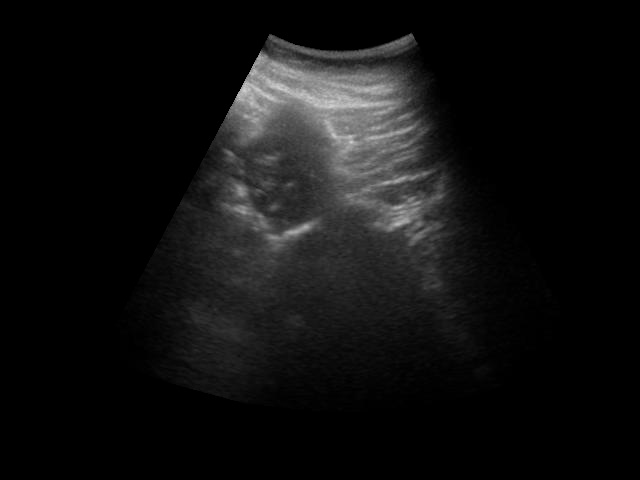
%> input picture a12.jpg, 640 x 480 px
$ octave main_snr.m   (GNU Octave 9; MATLAB toolbox functions it lacks are replaced by stand-ins)
%> lines starting %> are read from the running program, lines starting %| are printed output that depends on the picture
%> further down, img is the input picture: size 480x640 uint8; min 0, max 210, mean 16.3
### Designed_Filter/srad_filter.m
function filtered_img = srad_filter(img, kappa, lambda, iterations, epsilon)
%> called with kappa = 10, lambda = 0.1, iterations = 10, epsilon = 1e-06
    [rows, cols] = size(img);
%> rows = 480; cols = 640
    filtered_img = img; % Initialize filtered image

    for t = 1:iterations
        north = [filtered_img(1, :); filtered_img(1:end-1, :)] - filtered_img;
        south = [filtered_img(2:end, :); filtered_img(end, :)] - filtered_img;
        west = [filtered_img(:, 1), filtered_img(:, 1:end-1)] - filtered_img;
        east = [filtered_img(:, 2:end), filtered_img(:, end)] - filtered_img;

        mean_squared = mean(filtered_img(:).^2);
        variance = mean((filtered_img(:) - mean_squared).^2);
        q0_squared = variance / (mean_squared^2 + epsilon);

        c_north = exp(-((north ./ (filtered_img + epsilon)).^2) ./ (kappa * q0_squared + epsilon));
        c_south = exp(-((south ./ (filtered_img + epsilon)).^2) ./ (kappa * q0_squared + epsilon));
        c_west = exp(-((west ./ (filtered_img + epsilon)).^2) ./ (kappa * q0_squared + epsilon));
        c_east = exp(-((east ./ (filtered_img + epsilon)).^2) ./ (kappa * q0_squared + epsilon));

        diffusion = lambda * (c_north .* north + c_south .* south + c_west .* west + c_east .* east);
        filtered_img = filtered_img + diffusion;
    end
%> this loop made 10 passes
%> (mean_squared, variance, q0_squared) on passes 1 to 10: (0.0233, 0.0208, 38.4), (0.0222, 0.0198, 40.26), (0.0218, 0.0195, 40.91), (0.0216, 0.0193, 41.23), (0.0215, 0.0193, 41.42), (0.0215, 0.0192, 41.55), (0.0214, 0.0191, 41.66), (0.0214, 0.0191, 41.74), (0.0213, 0.0191, 41.82), (0.0213, 0.019, 41.88)
%> pass 1, in srad_filter, `east = [filtered_img(:, 2:end), filtered_img(:, end)] - filtered_img;`:
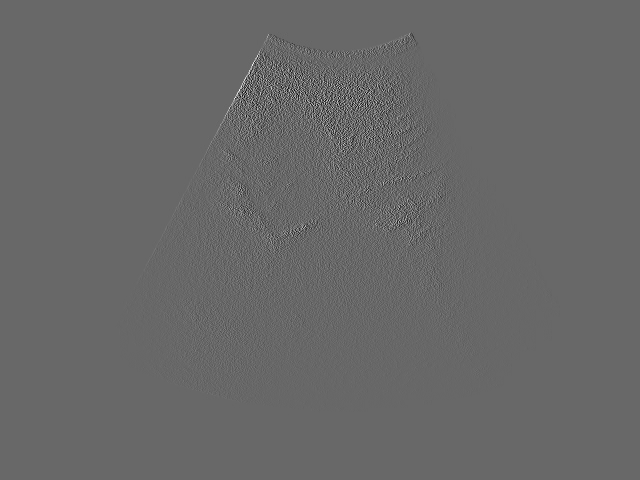
%> east: size 480x640 double; min -0.637, max 0.924, mean 1.2e-20; drawn with min black and max white
end

### Designed_Filter/wavelet_decomposition.m
function wavelet_img = wavelet_decomposition(img, wavelet_type, level)
%> called with wavelet_type = 'db1', level = 3
    if level >= 1
        [cA1, cH1, cV1, cD1] = dwt2(img, wavelet_type);
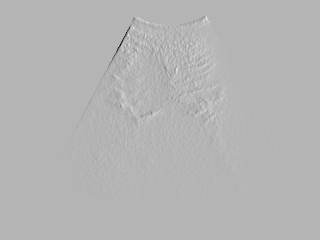
%> cV1: size 240x320 double; min -0.312, max 0.128, mean 3.1e-06; drawn with min black and max white
    end

    if level >= 2
        [cA2, cH2, cV2, cD2] = dwt2(cA1, wavelet_type);
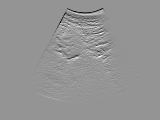
%> cH2: size 120x160 double; min -0.434, max 0.312, mean -1.74e-05; drawn with min black and max white
        cA1_reconstructed = idwt2(cA2, cH2, cV2, cD2, wavelet_type);
    else
        cA1_reconstructed = cA1;
    end

    wavelet_img = idwt2(cA1_reconstructed, cH1, cV1, cD1, wavelet_type);
end

### Designed_Filter/guided_filter.m
function guided_img = guided_filter(I, P, radius, epsilon)
%> called with radius = 5, epsilon = 1e-05
    % I: Guidance image (input image)
    % P: Filtering image (input image)
    % radius: Window radius
    % epsilon: Regularization parameter

    [rows, cols] = size(I);
    N = box_filter(ones(rows, cols), radius);

    mean_I = box_filter(I, radius) ./ N;
    mean_P = box_filter(P, radius) ./ N;
    corr_I = box_filter(I .* I, radius) ./ N;
    corr_IP = box_filter(I .* P, radius) ./ N;

    var_I = corr_I - mean_I .* mean_I;
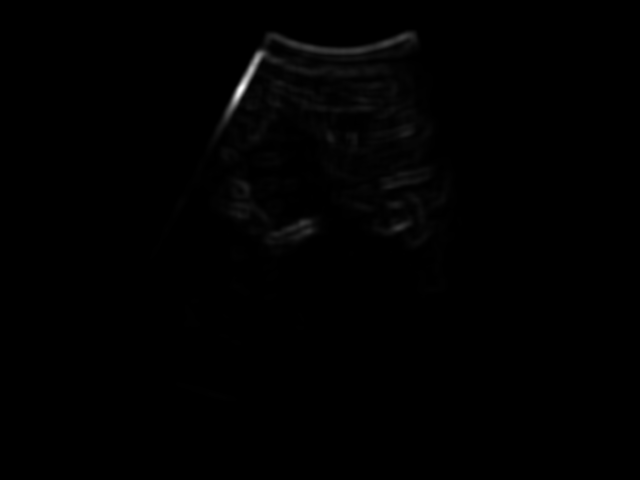
%> var_I: size 480x640 double; min 0, max 0.111, mean 0.000579; drawn with min black and max white
    cov_IP = corr_IP - mean_I .* mean_P;

    a = cov_IP ./ (var_I + epsilon);
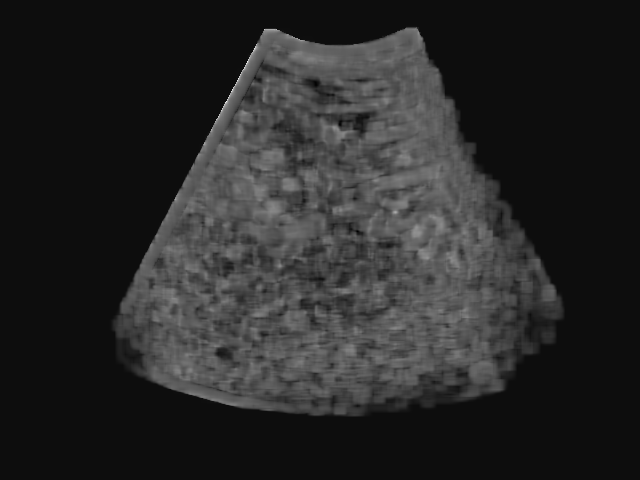
%> a: size 480x640 double; min -0.168, max 3.04, mean 0.339; drawn with min black and max white
    b = mean_P - a .* mean_I;

    mean_a = box_filter(a, radius) ./ N;
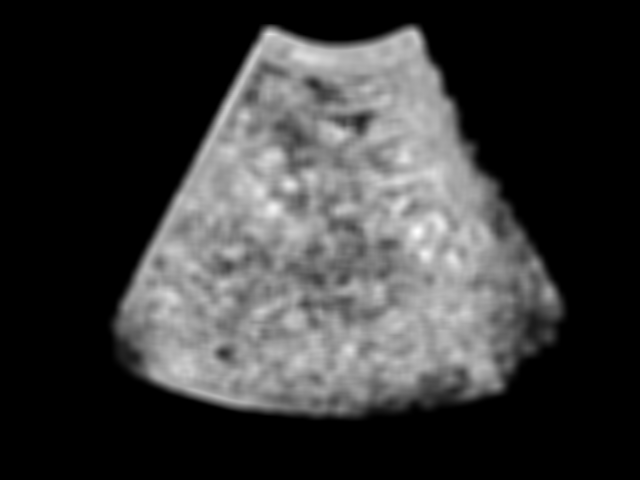
%> mean_a: size 480x640 double; min 0, max 1.5, mean 0.339; drawn with min black and max white
    mean_b = box_filter(b, radius) ./ N;
%> call 7 of box_filter, with radius = 5
%> in box_filter (call 7), `result = conv2(img, kernel, 'same');`:
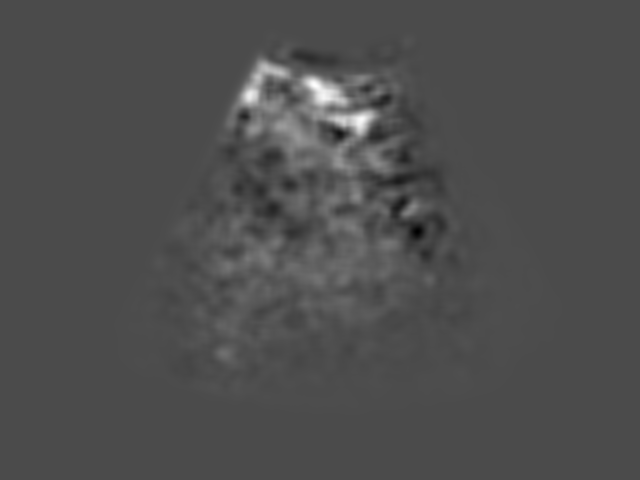
%> result: size 480x640 double; min -21.22, max 50.4, mean 0.9; drawn with min black and max white

    guided_img = mean_a .* I + mean_b;
end

function result = box_filter(img, radius)
    % Fast box filter for mean calculation
    kernel = ones(2*radius + 1, 2*radius + 1);
    result = conv2(img, kernel, 'same');
end

### Designed_Filter/calculate_snr.m
function snr_val = calculate_snr(original, processed)
    % calculate_snr - Calculates the Signal-to-Noise Ratio (SNR)
    % between the original and processed images.
    % Inputs:
    %   processed - Processed (noisy or filtered) image.
    %   original  - Original (reference) image.
    % Output:
    %   snr_val  - Signal-to-Noise Ratio (SNR) in dB.

    % Calculate signal power (mean of original image squared)
    signal_power = mean(original(:).^2);
%> signal_power = 0.0215

    % Calculate noise power (mean of squared difference between original and processed)
    noise_power = mean((original(:) - processed(:)).^2);
%> noise_power = 0.00173

    % Calculate SNR in dB
    snr_val = 10 * log10(signal_power / noise_power);
%> snr_val = 10.94
end

### Designed_Filter/main_snr.m
% Main Script for Speckle Noise Reduction with SNR Calculation
% Parameters for SRAD
kappa = 10;             % Conduction coefficient
lambda = 0.1;           % Time step size
iterations = 10;        % Number of iterations
epsilon_srad = 1e-6;    % Small constant to prevent division by zero

% Parameters for Wavelet Decomposition
wavelet_type = 'db1';   % Wavelet type for decomposition
wavelet_level = 3;      % Number of decomposition levels

% Parameters for Guided Filter
radius = 5;             % Radius for guided filter (in pixels)
epsilon_guided = 1e-5;  % Regularization parameter for guided filter

% Load the input image (replace with your image file path)
img = imread('C:\Users\Dell\Desktop\Major_Project\a12.jpg');
if size(img, 3) == 3
    img = rgb2gray(img);  % Convert to grayscale if RGB
end
img = im2double(img); % Convert to double precision and normalize to [0,1]

% Add speckle noise for demonstration
noise_level = 0.08;
noisy_img = imnoise(img, 'speckle', noise_level);

% Step 1: Apply SRAD Filter
srad_filtered_img = srad_filter(noisy_img, kappa, lambda, iterations, epsilon_srad);

% Step 2: Apply Wavelet Decomposition and Reconstruction
wavelet_filtered_img = wavelet_decomposition(srad_filtered_img, wavelet_type, wavelet_level);

% Step 3: Apply Guided Filter
guided_filtered_img = guided_filter(wavelet_filtered_img, img, radius, epsilon_guided);

% Step 4: Calculate SNR for each step
snr_noisy = calculate_snr(img, noisy_img);
%> snr_noisy = 10.94
snr_srad = calculate_snr(img, srad_filtered_img);
%> snr_srad = 21.27
snr_wavelet = calculate_snr(img, wavelet_filtered_img);
%> snr_wavelet = 21.27
snr_guided = calculate_snr(img, guided_filtered_img);
%> snr_guided = 22.8

% Display the results
figure;
subplot(2, 2, 1);
imshow(noisy_img, []);
title(sprintf('Noisy Image\nSNR: %.2f dB', snr_noisy));

subplot(2, 2, 2);
imshow(srad_filtered_img, []);
title(sprintf('SRAD Filtered Image\nSNR: %.2f dB', snr_srad));

subplot(2, 2, 3);
imshow(wavelet_filtered_img, []);
title(sprintf('Wavelet Filtered Image\nSNR: %.2f dB', snr_wavelet));

subplot(2, 2, 4);
imshow(guided_filtered_img, []);
title(sprintf('Hybrid Filtered Image\nSNR: %.2f dB', snr_guided));

$ run again, with a24.jpg copied over a12.jpg
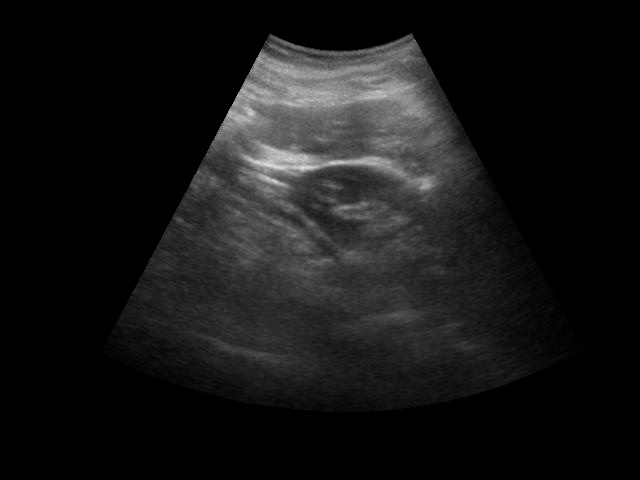
%> input picture a24.jpg, 640 x 480 px
%> img is the input picture: size 480x640 uint8; min 0, max 230, mean 21.6
%> img: size 480x640 double
%> the loop in srad_filter, `for t = 1:iterations` made 10 passes
%> (mean_squared, variance, q0_squared) on passes 1 to 8: (0.0302, 0.026, 28.43), (0.0288, 0.0248, 29.78), (0.0284, 0.0244, 30.25), (0.0281, 0.0242, 30.48), (0.028, 0.0241, 30.62), (0.0279, 0.024, 30.72), (0.0279, 0.0239, 30.8), (0.0278, 0.0239, 30.86)
%> in guided_filter, `a = cov_IP ./ (var_I + epsilon);`:
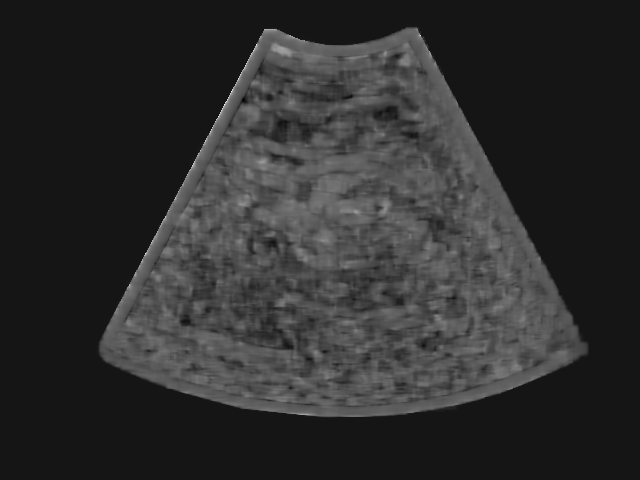
%> a: size 480x640 double; min -0.296, max 3.29, mean 0.361; drawn with min black and max white
%> in box_filter (call 7), `result = conv2(img, kernel, 'same');`:
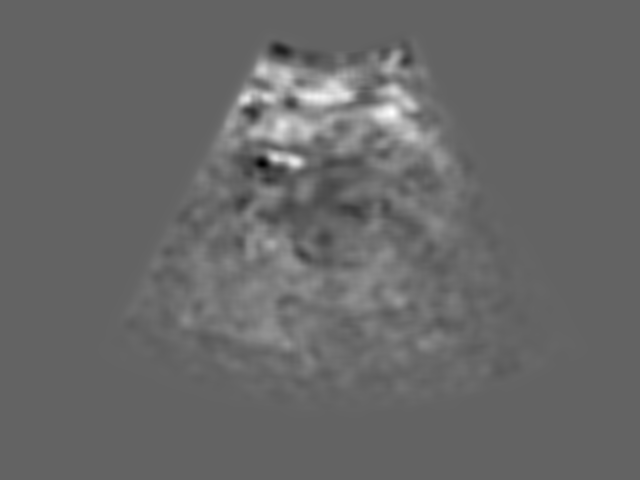
%> result: size 480x640 double; min -31.16, max 48.48, mean 1.6; drawn with min black and max white
%> signal_power = 0.028
%> noise_power = 0.00225
%> snr_val = 10.96
%> snr_srad = 21.34
%> snr_guided = 23.01
